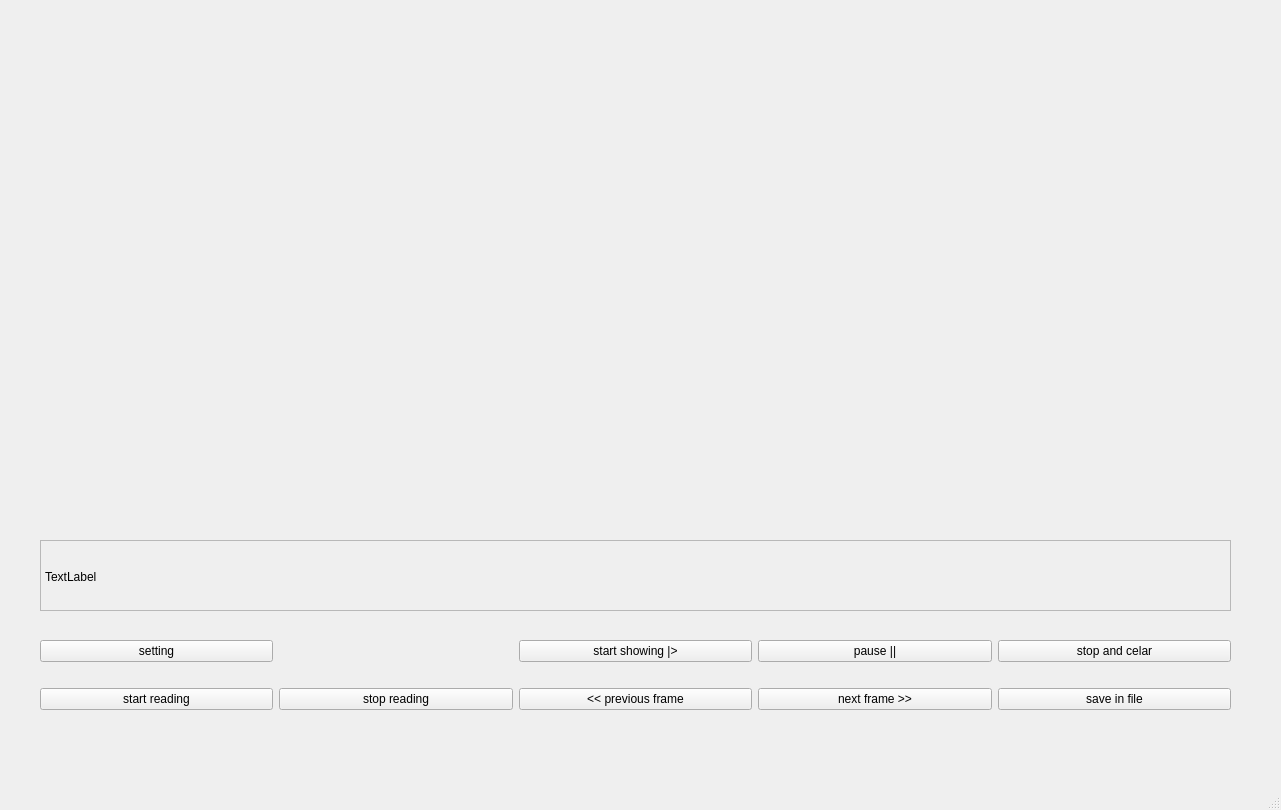
<?xml version="1.0" encoding="UTF-8"?>
<ui version="4.0">
 <class>MainWindow</class>
 <widget class="QMainWindow" name="MainWindow">
  <property name="geometry">
   <rect>
    <x>0</x>
    <y>0</y>
    <width>1281</width>
    <height>810</height>
   </rect>
  </property>
  <property name="windowTitle">
   <string>MainWindow</string>
  </property>
  <widget class="QWidget" name="centralwidget">
   <widget class="plotWidget" name="plotWidget" native="true">
    <property name="geometry">
     <rect>
      <x>40</x>
      <y>30</y>
      <width>1191</width>
      <height>501</height>
     </rect>
    </property>
   </widget>
   <widget class="QWidget" name="gridLayoutWidget">
    <property name="geometry">
     <rect>
      <x>40</x>
      <y>620</y>
      <width>1191</width>
      <height>111</height>
     </rect>
    </property>
    <layout class="QGridLayout" name="buttonsGridLayout">
     <item row="0" column="4">
      <widget class="QPushButton" name="startShowingPushButton_2">
       <property name="text">
        <string>start showing |&gt;</string>
       </property>
      </widget>
     </item>
     <item row="1" column="4">
      <widget class="QPushButton" name="previousFramePushButton">
       <property name="text">
        <string>&lt;&lt; previous frame</string>
       </property>
      </widget>
     </item>
     <item row="0" column="1">
      <widget class="QPushButton" name="SettingsPushButton">
       <property name="text">
        <string>setting</string>
       </property>
      </widget>
     </item>
     <item row="1" column="1">
      <widget class="QPushButton" name="startReadingPushButton">
       <property name="text">
        <string>start reading</string>
       </property>
      </widget>
     </item>
     <item row="1" column="2">
      <widget class="QPushButton" name="stopReadingPushButton">
       <property name="text">
        <string>stop reading</string>
       </property>
      </widget>
     </item>
     <item row="1" column="5">
      <widget class="QPushButton" name="nextFramePushButton">
       <property name="text">
        <string>next frame &gt;&gt;</string>
       </property>
      </widget>
     </item>
     <item row="0" column="5">
      <widget class="QPushButton" name="pausePushButton">
       <property name="text">
        <string>pause ||</string>
       </property>
      </widget>
     </item>
     <item row="0" column="6">
      <widget class="QPushButton" name="pushButton_5">
       <property name="text">
        <string>stop and celar</string>
       </property>
      </widget>
     </item>
     <item row="1" column="6">
      <widget class="QPushButton" name="SaveInFilePushButton">
       <property name="text">
        <string>save in file</string>
       </property>
      </widget>
     </item>
    </layout>
   </widget>
   <widget class="QScrollArea" name="dataScrollArea">
    <property name="geometry">
     <rect>
      <x>40</x>
      <y>540</y>
      <width>1191</width>
      <height>71</height>
     </rect>
    </property>
    <property name="widgetResizable">
     <bool>true</bool>
    </property>
    <widget class="QWidget" name="scrollAreaWidgetContents">
     <property name="geometry">
      <rect>
       <x>0</x>
       <y>0</y>
       <width>1189</width>
       <height>69</height>
      </rect>
     </property>
     <widget class="QLabel" name="showDataLabel">
      <property name="geometry">
       <rect>
        <x>4</x>
        <y>5</y>
        <width>1181</width>
        <height>61</height>
       </rect>
      </property>
      <property name="text">
       <string>TextLabel</string>
      </property>
     </widget>
    </widget>
   </widget>
  </widget>
  <widget class="QMenuBar" name="menubar">
   <property name="geometry">
    <rect>
     <x>0</x>
     <y>0</y>
     <width>1281</width>
     <height>26</height>
    </rect>
   </property>
  </widget>
  <widget class="QStatusBar" name="statusbar"/>
 </widget>
 <customwidgets>
  <customwidget>
   <class>plotWidget</class>
   <extends>QWidget</extends>
   <header>pyqtgraph</header>
   <container>1</container>
  </customwidget>
 </customwidgets>
 <resources/>
 <connections/>
</ui>
